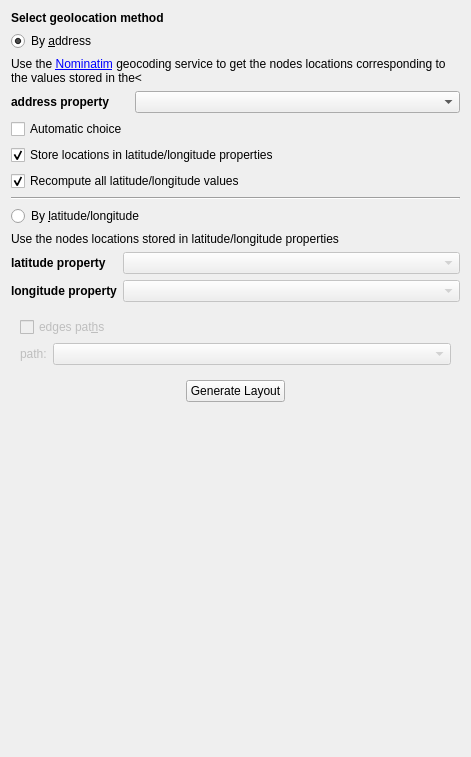
<?xml version="1.0" encoding="UTF-8"?>
<ui version="4.0">
 <class>GeolocalisationConfigWidgetData</class>
 <widget class="QWidget" name="GeolocalisationConfigWidgetData">
  <property name="geometry">
   <rect>
    <x>0</x>
    <y>0</y>
    <width>471</width>
    <height>757</height>
   </rect>
  </property>
  <property name="windowTitle">
   <string>Geolocation</string>
  </property>
  <layout class="QVBoxLayout" name="verticalLayout_2">
   <item>
    <widget class="QLabel" name="label">
     <property name="styleSheet">
      <string notr="true">QLabel { font: bold; }</string>
     </property>
     <property name="text">
      <string>Select geolocation method</string>
     </property>
    </widget>
   </item>
   <item>
    <widget class="QRadioButton" name="addressLocRB">
     <property name="text">
      <string>By &amp;address</string>
     </property>
     <property name="checked">
      <bool>true</bool>
     </property>
    </widget>
   </item>
   <item>
    <widget class="QLabel" name="addressLocLabel">
     <property name="text">
      <string>Use the &lt;a href=&quot;https://nominatim.openstreetmap.org/&quot;&gt;Nominatim&lt;/a&gt; geocoding service to get the nodes locations corresponding to the values stored in the&lt;</string>
     </property>
     <property name="wordWrap">
      <bool>true</bool>
     </property>
     <property name="openExternalLinks">
      <bool>true</bool>
     </property>
    </widget>
   </item>
   <item>
    <layout class="QHBoxLayout" name="horizontalLayout_3">
     <item>
      <widget class="QLabel" name="addressLabel">
       <property name="styleSheet">
        <string notr="true">QLabel { font: bold; }</string>
       </property>
       <property name="text">
        <string>address property</string>
       </property>
      </widget>
     </item>
     <item>
      <widget class="tlp::TulipComboBox" name="addressPropCB">
       <property name="sizePolicy">
        <sizepolicy hsizetype="Expanding" vsizetype="Fixed">
         <horstretch>0</horstretch>
         <verstretch>0</verstretch>
        </sizepolicy>
       </property>
       <property name="maximumSize">
        <size>
         <width>325</width>
         <height>16777215</height>
        </size>
       </property>
      </widget>
     </item>
    </layout>
   </item>
   <item>
    <widget class="QCheckBox" name="automaticChoiceCB">
     <property name="toolTip">
      <string>&lt;p&gt;If checked, when multiple locations are retrieved the one whose the returned address gives the best match with the input address (i.e the one for whom the input address is found closest to its beginning) is chosen.&lt;br/&gt;If there is no possible match (the input address is not found in any of returned addresses) the first location is chosen.&lt;br/&gt;If not checked, a dialog is then displayed to allow the user to choose among the list of found locations.&lt;br/&gt;In any case, if only one location is retrieved, it is chosen.&lt;/p&gt;</string>
     </property>
     <property name="text">
      <string>Automatic choice</string>
     </property>
     <property name="checked">
      <bool>false</bool>
     </property>
    </widget>
   </item>
   <item>
    <widget class="QCheckBox" name="createLatLngPropsCB">
     <property name="toolTip">
      <string>If checked, a &quot;latitude&quot; and &quot;longitude&quot; properties are created to store the locations retrieved from the geocoding service</string>
     </property>
     <property name="text">
      <string>Store locations in latitude/longitude properties</string>
     </property>
     <property name="checked">
      <bool>true</bool>
     </property>
    </widget>
   </item>
   <item>
    <widget class="QCheckBox" name="resetLatLngValuesCB">
     <property name="toolTip">
      <string>If not checked, when latitude/longitude values are already set  they are not retrieved from geocoding service.</string>
     </property>
     <property name="text">
      <string>Recompute all latitude/longitude values</string>
     </property>
     <property name="checked">
      <bool>true</bool>
     </property>
    </widget>
   </item>
   <item>
    <widget class="Line" name="line">
     <property name="orientation">
      <enum>Qt::Horizontal</enum>
     </property>
    </widget>
   </item>
   <item>
    <widget class="QRadioButton" name="latLngRB">
     <property name="text">
      <string>By &amp;latitude/longitude</string>
     </property>
    </widget>
   </item>
   <item>
    <widget class="QLabel" name="label_3">
     <property name="text">
      <string>Use the nodes locations stored in latitude/longitude properties</string>
     </property>
     <property name="wordWrap">
      <bool>true</bool>
     </property>
    </widget>
   </item>
   <item>
    <layout class="QGridLayout" name="gridLayout">
     <item row="0" column="3">
      <widget class="tlp::TulipComboBox" name="latPropCB">
       <property name="enabled">
        <bool>false</bool>
       </property>
       <property name="sizePolicy">
        <sizepolicy hsizetype="Expanding" vsizetype="Fixed">
         <horstretch>0</horstretch>
         <verstretch>0</verstretch>
        </sizepolicy>
       </property>
      </widget>
     </item>
     <item row="0" column="2">
      <widget class="QLabel" name="latitudeLabel">
       <property name="enabled">
        <bool>true</bool>
       </property>
       <property name="styleSheet">
        <string notr="true">QLabel { font: bold; }</string>
       </property>
       <property name="text">
        <string>latitude property</string>
       </property>
      </widget>
     </item>
     <item row="1" column="2">
      <widget class="QLabel" name="longitudeLabel">
       <property name="styleSheet">
        <string notr="true">QLabel { font: bold; }</string>
       </property>
       <property name="text">
        <string>longitude property</string>
       </property>
      </widget>
     </item>
     <item row="1" column="3">
      <widget class="tlp::TulipComboBox" name="lngPropCB">
       <property name="enabled">
        <bool>false</bool>
       </property>
       <property name="sizePolicy">
        <sizepolicy hsizetype="Expanding" vsizetype="Fixed">
         <horstretch>0</horstretch>
         <verstretch>0</verstretch>
        </sizepolicy>
       </property>
      </widget>
     </item>
    </layout>
   </item>
   <item>
    <widget class="QFrame" name="edgesControlPointsGB">
     <property name="enabled">
      <bool>false</bool>
     </property>
     <layout class="QVBoxLayout" name="verticalLayout">
      <item>
       <widget class="QCheckBox" name="edgesPathsCB">
        <property name="enabled">
         <bool>false</bool>
        </property>
        <property name="text">
         <string>edges pat&amp;hs</string>
        </property>
       </widget>
      </item>
      <item>
       <layout class="QHBoxLayout" name="horizontalLayout_5">
        <item>
         <widget class="QLabel" name="pathLabel">
          <property name="enabled">
           <bool>false</bool>
          </property>
          <property name="text">
           <string>path:</string>
          </property>
         </widget>
        </item>
        <item>
         <widget class="QComboBox" name="edgesPathsPropertyCB">
          <property name="enabled">
           <bool>false</bool>
          </property>
          <property name="sizePolicy">
           <sizepolicy hsizetype="Expanding" vsizetype="Fixed">
            <horstretch>0</horstretch>
            <verstretch>0</verstretch>
           </sizepolicy>
          </property>
          <property name="toolTip">
           <string>&lt;html&gt;&lt;head/&gt;&lt;body&gt;&lt;p&gt;Select a double vector property containing lists of &lt;br/&gt;latitude/longitude (in the form [lat1, lng1, lat2, lng2, ...]) &lt;br/&gt;defining paths for edges&lt;/p&gt;&lt;/body&gt;&lt;/html&gt;</string>
          </property>
         </widget>
        </item>
       </layout>
      </item>
     </layout>
    </widget>
   </item>
   <item>
    <layout class="QHBoxLayout" name="horizontalLayout_4">
     <item>
      <spacer name="horizontalSpacer_6">
       <property name="orientation">
        <enum>Qt::Horizontal</enum>
       </property>
       <property name="sizeHint" stdset="0">
        <size>
         <width>40</width>
         <height>20</height>
        </size>
       </property>
      </spacer>
     </item>
     <item>
      <widget class="QPushButton" name="genLayoutButton">
       <property name="text">
        <string>Generate Layout</string>
       </property>
      </widget>
     </item>
     <item>
      <spacer name="horizontalSpacer_5">
       <property name="orientation">
        <enum>Qt::Horizontal</enum>
       </property>
       <property name="sizeHint" stdset="0">
        <size>
         <width>40</width>
         <height>20</height>
        </size>
       </property>
      </spacer>
     </item>
    </layout>
   </item>
   <item>
    <spacer name="verticalSpacer">
     <property name="orientation">
      <enum>Qt::Vertical</enum>
     </property>
     <property name="sizeHint" stdset="0">
      <size>
       <width>20</width>
       <height>40</height>
      </size>
     </property>
    </spacer>
   </item>
  </layout>
 </widget>
 <customwidgets>
  <customwidget>
   <class>tlp::TulipComboBox</class>
   <extends>QComboBox</extends>
   <header>tulip/TulipComboBox.h</header>
   <container>1</container>
  </customwidget>
 </customwidgets>
 <resources/>
 <connections>
  <connection>
   <sender>latLngRB</sender>
   <signal>toggled(bool)</signal>
   <receiver>edgesControlPointsGB</receiver>
   <slot>setEnabled(bool)</slot>
   <hints>
    <hint type="sourcelabel">
     <x>235</x>
     <y>238</y>
    </hint>
    <hint type="destinationlabel">
     <x>235</x>
     <y>384</y>
    </hint>
   </hints>
  </connection>
  <connection>
   <sender>edgesPathsCB</sender>
   <signal>toggled(bool)</signal>
   <receiver>edgesPathsPropertyCB</receiver>
   <slot>setEnabled(bool)</slot>
   <hints>
    <hint type="sourcelabel">
     <x>235</x>
     <y>366</y>
    </hint>
    <hint type="destinationlabel">
     <x>255</x>
     <y>398</y>
    </hint>
   </hints>
  </connection>
  <connection>
   <sender>edgesPathsCB</sender>
   <signal>toggled(bool)</signal>
   <receiver>pathLabel</receiver>
   <slot>setEnabled(bool)</slot>
   <hints>
    <hint type="sourcelabel">
     <x>235</x>
     <y>366</y>
    </hint>
    <hint type="destinationlabel">
     <x>36</x>
     <y>398</y>
    </hint>
   </hints>
  </connection>
 </connections>
</ui>
